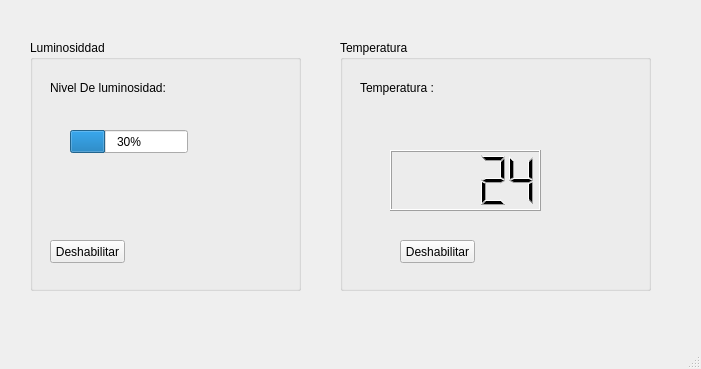
<?xml version="1.0" encoding="UTF-8"?>
<ui version="4.0">
 <class>MainWindow</class>
 <widget class="QMainWindow" name="MainWindow">
  <property name="geometry">
   <rect>
    <x>0</x>
    <y>0</y>
    <width>701</width>
    <height>369</height>
   </rect>
  </property>
  <property name="windowTitle">
   <string>MainWindow</string>
  </property>
  <widget class="QWidget" name="centralwidget">
   <widget class="QGroupBox" name="groupBox">
    <property name="geometry">
     <rect>
      <x>30</x>
      <y>40</y>
      <width>271</width>
      <height>251</height>
     </rect>
    </property>
    <property name="title">
     <string>Luminosiddad</string>
    </property>
    <widget class="QLabel" name="label">
     <property name="geometry">
      <rect>
       <x>20</x>
       <y>40</y>
       <width>191</width>
       <height>16</height>
      </rect>
     </property>
     <property name="text">
      <string>Nivel De luminosidad: </string>
     </property>
    </widget>
    <widget class="QProgressBar" name="progress_bar">
     <property name="geometry">
      <rect>
       <x>40</x>
       <y>90</y>
       <width>118</width>
       <height>23</height>
      </rect>
     </property>
     <property name="value">
      <number>30</number>
     </property>
    </widget>
    <widget class="QPushButton" name="LH">
     <property name="geometry">
      <rect>
       <x>20</x>
       <y>200</y>
       <width>75</width>
       <height>23</height>
      </rect>
     </property>
     <property name="text">
      <string>Deshabilitar</string>
     </property>
    </widget>
   </widget>
   <widget class="QGroupBox" name="groupBox_2">
    <property name="geometry">
     <rect>
      <x>340</x>
      <y>40</y>
      <width>311</width>
      <height>251</height>
     </rect>
    </property>
    <property name="title">
     <string>Temperatura</string>
    </property>
    <widget class="QLabel" name="label_3">
     <property name="geometry">
      <rect>
       <x>20</x>
       <y>40</y>
       <width>191</width>
       <height>16</height>
      </rect>
     </property>
     <property name="text">
      <string>Temperatura : </string>
     </property>
    </widget>
    <widget class="QLCDNumber" name="lcd_number">
     <property name="geometry">
      <rect>
       <x>50</x>
       <y>110</y>
       <width>151</width>
       <height>61</height>
      </rect>
     </property>
     <property name="value" stdset="0">
      <double>24.000000000000000</double>
     </property>
    </widget>
    <widget class="QPushButton" name="TH">
     <property name="geometry">
      <rect>
       <x>60</x>
       <y>200</y>
       <width>75</width>
       <height>23</height>
      </rect>
     </property>
     <property name="text">
      <string>Deshabilitar</string>
     </property>
    </widget>
   </widget>
  </widget>
  <widget class="QMenuBar" name="menubar">
   <property name="geometry">
    <rect>
     <x>0</x>
     <y>0</y>
     <width>701</width>
     <height>21</height>
    </rect>
   </property>
  </widget>
  <widget class="QStatusBar" name="statusbar"/>
 </widget>
 <resources/>
 <connections/>
</ui>
